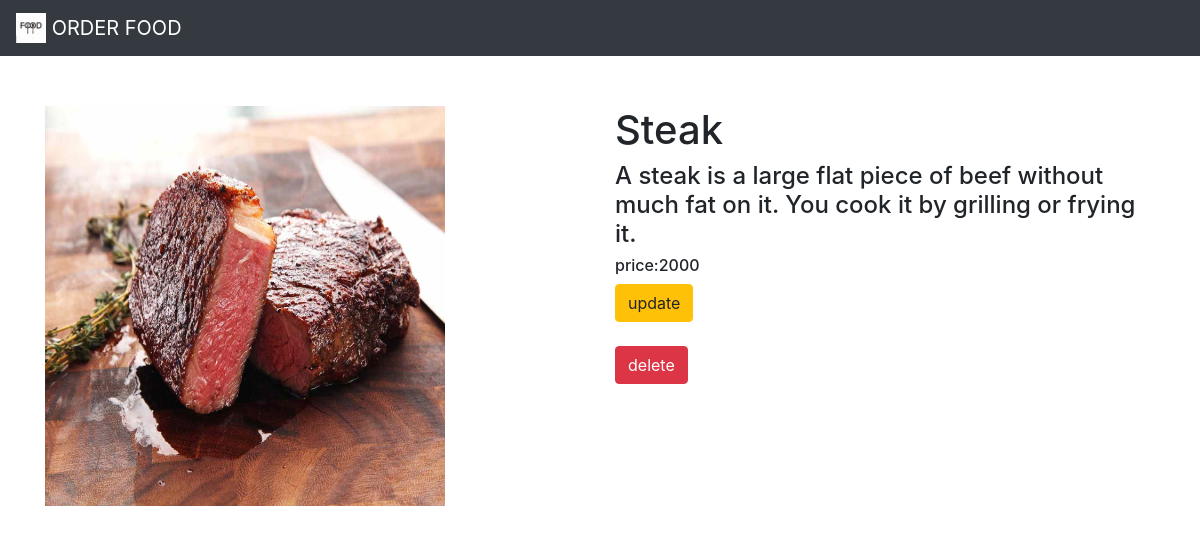
/detail/4/, run on the app's committed database.
### foodapp/models.py (models this page shows, shortened)
class Food(models.Model):
    name=models.CharField(max_length=150)
    desc=models.TextField()
    price=models.IntegerField()
    img=models.ImageField(upload_to='gallery')

### foodapp/views.py (the view)
# urls.py: path('detail/<int:id>/',views.detail,name='detail'),
def detail(request,id):
    food=Food.objects.get(id=id)
    return render(request,'detail.html',{'food':food})

### templates/detail.html
{% extends 'base.html' %}
{% block body %}
<div class="container">
    <div class="row">
        <div class="col-md-6">
            <img src="{{food.img.url}}" width="400px" height="400px">
        </div>
        <div class="col-md-6">
            <h1>{{food.name}}</h1>
            <h4>{{food.desc}}</h4>
            <h6>price:{{food.price}}</h6>
            <a class="btn btn-warning" href="{% url 'foodapp:update' food.id %}">update</a><br><br>
            <a class="btn btn-danger" href="{% url 'foodapp:delete' food.id %}">delete</a>
        </div>
    </div>
</div>
{% endblock %}

### data on the page
Food: img (picture), name "Steak", desc "A steak is a large flat piece of beef without much fat on it. You cook it by grilling or frying it.", price "2000"
